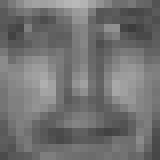
%> input picture faceRecognize/faceDetect/Adaboost算法实现faceDetect/face1.bmp, 20 x 20 px (shown 8 times larger)
$ octave test.m   (GNU Octave 9; MATLAB toolbox functions it lacks are replaced by stand-ins)
%> lines starting %> are read from the running program, lines starting %| are printed output that depends on the picture
%> further down, image is the input picture: size 20x20x3 uint8; min 61, max 185, mean 114.1
### faceRecognize/faceDetect/Adaboost算法实现faceDetect/generate_RSAT.m
%generate_RSAT.m
%2013.11.16
%by: zhou dongao
%Function:
    %Caculate rotate 45 degrees summed area table
%This code is based on the article of Rainer Lienhart's algorithm
%See the pdf:
%http://www.multimedia-computing.de/mediawiki//images/5/52/MRL-TR-May02-revised-Dec02.pdf

%All of the parameters' names are cited from Rainer's article
%Attention: Please read the article first! It's very useful to understand
%this code

function [RSAT] = generate_RSAT( image )
%test
% clear all, close all,clc
% image = double(imread('n01-x.PNG'));
% figure, imshow(image), title('Input image');

%RSAT: rotate 45 degree summed area table, which size equal to image's
%image: input image
image = double(image);
%> image: size 20x20 double
[H,W] = size(image);%width(W) is column,height(H) is row of the input image
%> H = 20; W = 20

%expand the image's size by comple makeup of 0,
%a row and two column are increased which valued 0
RSAT_ex = double(zeros(H+2, W+2));%initialize expanded RSAT and named RSAT_ex
image_ex = [zeros(1,W); image];
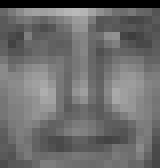
%> image_ex: size 21x20 double (shown 8 times larger); min 0, max 185, mean 108.7
%image_ex = [zeros(H+1,2), image_ex];
for j = 3 : H+2          %from top to bottom
    for i = 2 : W+1      %from left to right
        RSAT_ex(j, i) = RSAT_ex(j-1, i-1) + RSAT_ex(j-1, i+1)...
            -RSAT_ex(j-2, i) + image_ex(j-2, i-1) + image_ex(j-1, i-1);%see algorthm of Rainer
    end
end


% [6 lines of commented-out code are left out]

RSAT = RSAT_ex(3:H+2, 2:W+1);%excluding zeros to make it's size equal to image's

### faceRecognize/faceDetect/Adaboost算法实现faceDetect/RRecSum.m
%RRecSum.m
%2013.11.16
%by: zhou dongao
%Function:
    %Caculate Rotate Rectangle pixels' Sum
%This code is based on the article of Rainer Lienhart's algorithm
%See the pdf:
%http://www.multimedia-computing.de/mediawiki//images/5/52/MRL-TR-May02-revised-Dec02.pdf

%All of the parameters' names are cited from Rainer's article
%Attention: Please read the article first! It's very useful to understand this code.

function rrec_sum = RRecSum(y, x, w, h, theta, rsat)
RSAT = rsat;
[H,W] = size(RSAT);
RSAT_ex = zeros(H+2*h+2*w, W+2*h+2*w);   %expanding the matrix for some boundary cases,
RSAT_ex(h+w+1:H+h+w, h+w+1:W+h+w) = RSAT;%this is just my poor solution,
                                         %there are some better solution else.
x = x + h+ w;
y = y + h+ w;

rrec_sum = RSAT_ex(y+w+h-1, x-h+w) + RSAT_ex(y-1, x)...
    - RSAT_ex(y+h-1, x-h) - RSAT_ex(y+w-1, x+w);    %see algorithm of Rainer.

### faceRecognize/faceDetect/Adaboost算法实现faceDetect/test.m
%test.m
%test function generate_RSAT() and RRecSum()
%gennerate_RSAT generates a Rotate Summed Area Table of image
%RRecSum() caculates Sum of pixels in the Rotate Rectangle
%All of these code are based on Rainer's article
%see the pdf:
%http://www.multimedia-computing.de/mediawiki//images/5/52/MRL-TR-May02-revised-Dec02.pdf
%Attentio: Read the article first! It's useful to understand these code.

clc; clear all
close all
image = imread('face1.bmp');%input image
image = rgb2gray(image);

RSAT = generate_RSAT(image);
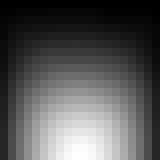
%> RSAT: size 20x20 double (shown 8 times larger); min 84, max 26698, mean 9061; drawn with min black and max white
[H, W] = size(image);
%> H = 20; W = 20
rrec_sum = RRecSum(H, W, 2, 2, 45, RSAT);%test point(7,5) which h=2, w =2, theta = 45
%> in RRecSum, `rrec_sum = RSAT_ex(y+w+h-1, x-h+w) + RSAT_ex(y-1, x) - RSAT_ex(y+h-1, ..`: rrec_sum = 4093
%> rrec_sum = 4093
rrec_sum1 = RRecSum(H, W, 1, 1, 45, RSAT);%test point(1,1), h=w=1
%> rrec_sum1 = -4061
rrec_sum2 = RRecSum(H, W, 2, 3, 45, RSAT);%test point(H,W), h=2, w=3
%> rrec_sum2 = 4093
